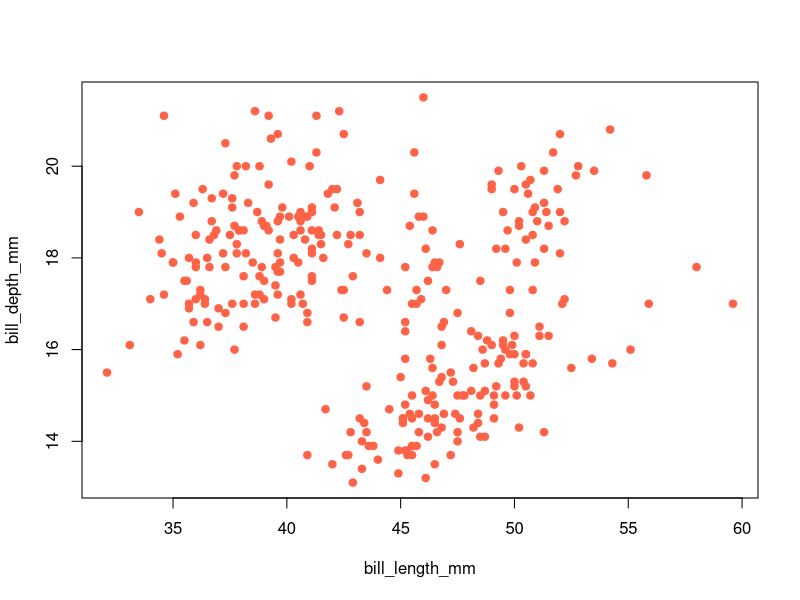
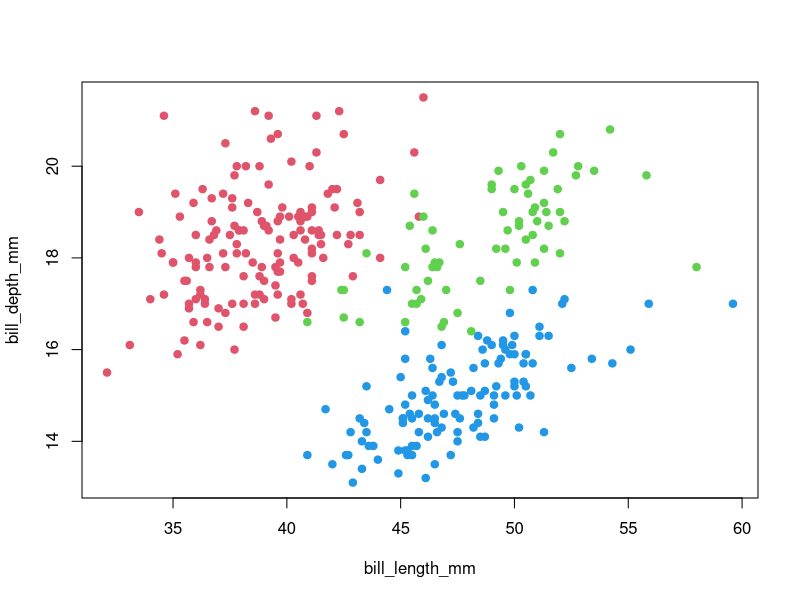

These figures' R source, in order:
## ---- chunk 1
knitr::opts_chunk$set(echo = TRUE)
## ---- chunk 2
summary(cars)
## ---- chunk 3
library(palmerpenguins)
df <- na.omit(penguins)
plot(bill_depth_mm ~ bill_length_mm, data = df,
     pch = 19, col = 'tomato')

as.numeric(df$species) # 종별로 숫자로 바뀜

df <- na.omit(penguins)
plot(bill_depth_mm ~ bill_length_mm, data = df,
     pch = 19, col = as.numeric(df$species)+1)
